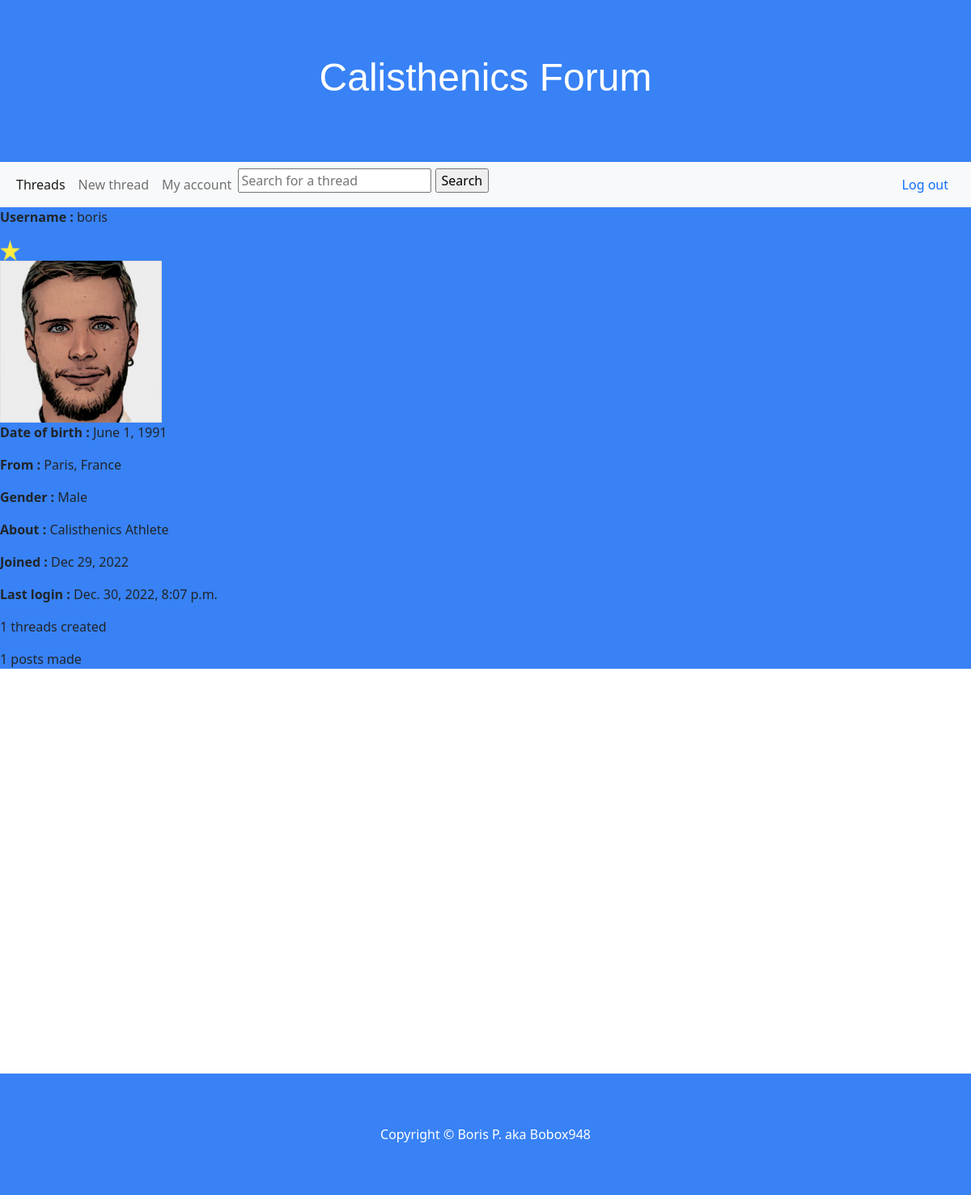
Screenshot of /forum/boris with the database file from the repository.
### forum/models.py (models this page shows)
class Informations(models.Model):
    who = models.OneToOneField(User, on_delete = models.CASCADE, null=True) # one to one relation with user
    birth = models.DateField(null=True)
    gender = models.CharField(max_length=25, null=True)
    origin =  models.CharField(max_length=25, null=True)
    image = models.ImageField(upload_to="images/", null=True) #image field with path to upload
    bio = models.CharField(max_length=254, null=True)
    joined = models.DateTimeField(auto_now_add=True) # auto now add true adds the date of the creation of the account

class User(AbstractUser):
    pass

### forum/views.py (the view)
# urls.py: path('forum/<str:username>', views.profile, name="profile"),  #user profile page
def profile(request, username):
    user = User.objects.get(username=username)
    last = User.objects.get(username=user).last_login # last login information
    threads = len(Thread.objects.filter(madeby=user)) #number of threads by the user
    posts1 = len(Post.objects.filter(madeby=user))#number of posts by the user
    posts = posts1 - threads # this line because we decided to create a blank post on each thread creation so the thread is placed at top since the latest post is the parameter of order. So we substract the number of threads to the posts to have the real posts number
    total = (threads*3) + posts # our point system for the stars
    return render(request, "forum/profile.html", {
        "user": user,
        "informations" : Informations.objects.get(who=user),
        "last": last,
        "threads": threads,
        "posts": posts,
        "total":total
    })

### forum/templates/forum/profile.html (shortened to what this page needs)
{% extends "forum/layout.html" %}
{% block body %}
<div class="bground">
<p><strong>Username :</strong> {{ informations.who }}</p>
{% if total < 10 %}
<img src="../static/images/star.png" width="25" height="25">
{% elif total > 10 and total < 25 %}
<img src="../static/images/star.png" width="25" height="25"><img src="../static/images/star.png" width="25" height="25">
{% elif total > 25 and total < 50 %}
<img src="../static/images/star.png" width="25" height="25"><img src="../static/images/star.png" width="25" height="25">
<img src="../static/images/star.png" width="25" height="25">
{% elif total > 50 and total < 100 %}
<img src="../static/images/star.png" width="25" height="25"><img src="../static/images/star.png" width="25" height="25">
<img src="../static/images/star.png" width="25" height="25">
<img src="../static/images/star.png" width="25" height="25">
{% else %}
<img src="../static/images/star.png" width="25" height="25"><img src="../static/images/star.png" width="25" height="25">
<img src="../static/images/star.png" width="25" height="25">
<img src="../static/images/star.png" width="25" height="25">
<img src="../static/images/star.png" width="25" height="25">
{% endif %}
</div>
<div class="bground">
<img src="{{ informations.image.url }}" width="200" height="200"><br>
<p><strong>Date of birth :</strong> {{ informations.birth }}</p>
<p><strong>From :</strong> {{ informations.origin }}</p>
<p><strong>Gender :</strong> {{ informations.gender }}</p>
<p><strong>About :</strong> {{ informations.bio }}</p>
<p><strong>Joined :</strong> {{ informations.joined|date:"M d, Y" }}</p>
<p><strong>Last login :</strong> {{ last }}</p>
<p>{{ threads }} threads created</p>
<p>{{ posts }} posts made</p>
</div>
{% endblock %}

### forum/static/forum/styles.css (style rules this page uses)
.bground { background-color: #3882F6; }

### rows the page displays
Informations: who "boris", image (picture), birth "June 1, 1991", origin "Paris, France", gender "Male", bio "Calisthenics Athlete", joined "Dec 29, 2022"
User: last_login "Dec. 30, 2022, 8:07 p.m."

### other values shown
{{ threads }} "1"
{{ posts }} "1"
